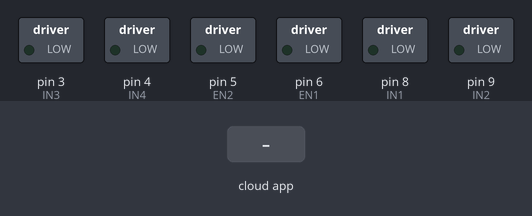
The sketch below on a simulated Arduino Uno, built with avr-gcc and run on an emulated ATmega328P. Shown: switched loads named in the sketch (green lamp = pin HIGH). The test bench sets the inputs (shaded band). The ROS host is connected and sends only what is stated.

Above: at 1.2 s.
1.3 s: the phone or cloud app sets linear.x to -100
At 2.1 s:
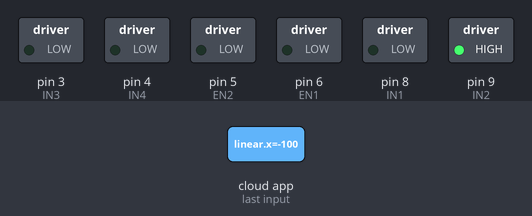
2.9 s: the phone or cloud app sets linear.x to 100
At 3.4 s:
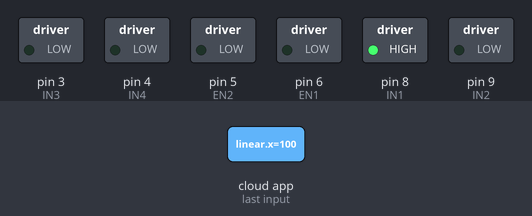
Timing chart, 0 to 5.9 s (numbered marks = the images above; inputs shaded):
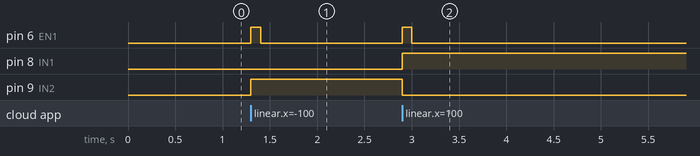

Measured:
- after the input at 1.3 s, pin 6 (EN1): LOW → HIGH at once, → LOW 0.10 s later; pin 9 (IN2): LOW → HIGH at once
- after the input at 2.9 s, pin 6 (EN1): LOW → HIGH at once, → LOW 0.10 s later; pin 8 (IN1): LOW → HIGH at once; pin 9 (IN2): HIGH → LOW at once

The sketch:

followbotControl.ino
```cpp
#include <ros.h>
#include <geometry_msgs/Twist.h>

#define EN1 6
#define IN1 8
#define IN2 9
#define IN3 3
#define IN4 4
#define EN2 5

ros::NodeHandle n;

unsigned long lastPressed;

void MoveMotor(float rSpeed, float lSpeed){
  if(rSpeed > 1) rSpeed = 1;
  if(rSpeed < -1) rSpeed = -1;
  if(lSpeed > 1) lSpeed = 1;
  if(lSpeed < -1) lSpeed = -1;

  if(rSpeed > 0){
    analogWrite(EN1, int(rSpeed * 255));

    digitalWrite(IN1, HIGH);
    digitalWrite(IN2, LOW);
  }
  else if(rSpeed < 0){
    analogWrite(EN1, int(-rSpeed * 255));

    digitalWrite(IN1, LOW);
    digitalWrite(IN2, HIGH);
  }
  else {
    digitalWrite(EN1, LOW);
  }

  if(lSpeed > 0){
    analogWrite(EN2, int(lSpeed * 255));

    digitalWrite(IN3, LOW);
    digitalWrite(IN4, HIGH);
  }
  else if(lSpeed < 0){
    analogWrite(EN2, int(-lSpeed * 255));

    digitalWrite(IN3, HIGH);
    digitalWrite(IN4, LOW);
  }
  else {
    digitalWrite(EN2, LOW);
  }

}

void Callback(const geometry_msgs::Twist& cmd_vel){
  MoveMotor(cmd_vel.linear.x * 2, cmd_vel.linear.y * 2);
  lastPressed = millis();

//  if(cmd_vel.angular.z > 0){
//    MoveMotor(1, -1);
//  }
//
//  else if(cmd_vel.angular.z < 0) {
//    MoveMotor(-1, 1);
//  }
//
//  else if(cmd_vel.linear.x > 0) {
//    MoveMotor(1, 1);
//  }
//
//  else if(cmd_vel.linear.x < 0) {
//    MoveMotor(-1, -1);
//  }
//
//  else {
//    MoveMotor(0,0);
//  }
}

ros::Subscriber<geometry_msgs::Twist> sub("followbot/cv_cmd", Callback);

void setup() {
  n.initNode();
  n.subscribe(sub);

  pinMode(EN1, OUTPUT);
  pinMode(EN2, OUTPUT);
  pinMode(IN1, OUTPUT);
  pinMode(IN2, OUTPUT);
  pinMode(IN3, OUTPUT);
  pinMode(IN4, OUTPUT);
}

void loop() {
  n.spinOnce();
  delay(1);

  if(millis() - lastPressed > 100){
    MoveMotor(0, 0);
  }
}
```
